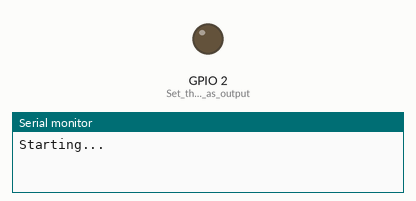
This program was run on a simulated ESP32. Parts: output pins drawn as LEDs (lit = HIGH), the last lines printed to the serial monitor. WiFi joins after 1.5 s; servers stay silent unless stated.

Above: at 0.1 s.
At 2.1 s:
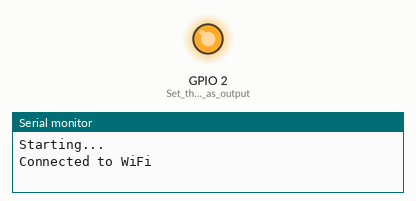
Timing chart, 0 to 3.6 s (numbered marks = the images above):
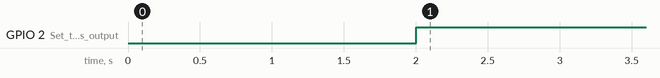

Measured:
- by itself, GPIO 2 (Set_the_LED_pin_as_output): LOW → HIGH at 2.0 s

The program:

main.cpp
```cpp
#include <Arduino.h>
#include <WiFi.h>

#define WIFI_SSID "coldfire"
#define WIFI_PASSWORD "1234567890"

void setup(){
  Serial.begin(921600);  // Initialize serial communication at 921600 baud
  pinMode(LED_BUILTIN, OUTPUT);  // Set the LED pin as output

  WiFi.begin(WIFI_SSID, WIFI_PASSWORD);  // Start WiFi connection

  Serial.println("Starting...");  // Print starting message
}

bool isConnected = false;

void loop(){
  if (WiFi.status() == WL_CONNECTED) {
    if (!isConnected) {
      Serial.println("Connected to WiFi");  // Message when connected
      digitalWrite(LED_BUILTIN, HIGH);  // Turn on the LED
      isConnected = true;
    }
  } else {
    if (isConnected) {
      Serial.println("Disconnected from WiFi");  // Message when disconnected
      digitalWrite(LED_BUILTIN, LOW);  // Turn off the LED
      isConnected = false;
    }
  }

  delay(1000);  // Delay to avoid flooding the serial monitor
}
```
